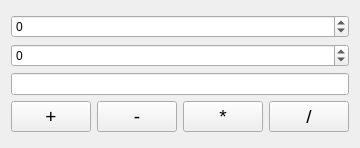
<?xml version="1.0" encoding="UTF-8"?>
<ui version="4.0">
 <class>Form</class>
 <widget class="QWidget" name="Form">
  <property name="geometry">
   <rect>
    <x>0</x>
    <y>0</y>
    <width>360</width>
    <height>148</height>
   </rect>
  </property>
  <property name="windowTitle">
   <string>Form</string>
  </property>
  <layout class="QGridLayout" name="gridLayout">
   <item row="0" column="0">
    <layout class="QVBoxLayout" name="verticalLayout">
     <item>
      <widget class="QSpinBox" name="spinBox_Number1">
       <property name="suffix">
        <string/>
       </property>
       <property name="minimum">
        <number>-214748364</number>
       </property>
       <property name="maximum">
        <number>2147483647</number>
       </property>
      </widget>
     </item>
     <item>
      <widget class="QSpinBox" name="spinBox_Number2">
       <property name="minimum">
        <number>-214748364</number>
       </property>
       <property name="maximum">
        <number>2147483647</number>
       </property>
      </widget>
     </item>
     <item>
      <widget class="QLineEdit" name="lineEdit_Answer"/>
     </item>
     <item>
      <layout class="QHBoxLayout" name="horizontalLayout">
       <item>
        <widget class="QPushButton" name="pushButton_Additional">
         <property name="minimumSize">
          <size>
           <width>0</width>
           <height>25</height>
          </size>
         </property>
         <property name="font">
          <font>
           <pointsize>14</pointsize>
          </font>
         </property>
         <property name="text">
          <string>+</string>
         </property>
        </widget>
       </item>
       <item>
        <widget class="QPushButton" name="pushButton_Subtraction">
         <property name="minimumSize">
          <size>
           <width>0</width>
           <height>25</height>
          </size>
         </property>
         <property name="font">
          <font>
           <pointsize>14</pointsize>
          </font>
         </property>
         <property name="text">
          <string>-</string>
         </property>
        </widget>
       </item>
       <item>
        <widget class="QPushButton" name="pushButton_Multiplication">
         <property name="minimumSize">
          <size>
           <width>0</width>
           <height>25</height>
          </size>
         </property>
         <property name="font">
          <font>
           <pointsize>14</pointsize>
          </font>
         </property>
         <property name="text">
          <string>*</string>
         </property>
        </widget>
       </item>
       <item>
        <widget class="QPushButton" name="pushButton_Division">
         <property name="font">
          <font>
           <pointsize>14</pointsize>
          </font>
         </property>
         <property name="text">
          <string>/</string>
         </property>
        </widget>
       </item>
      </layout>
     </item>
    </layout>
   </item>
  </layout>
 </widget>
 <resources/>
 <connections/>
</ui>
